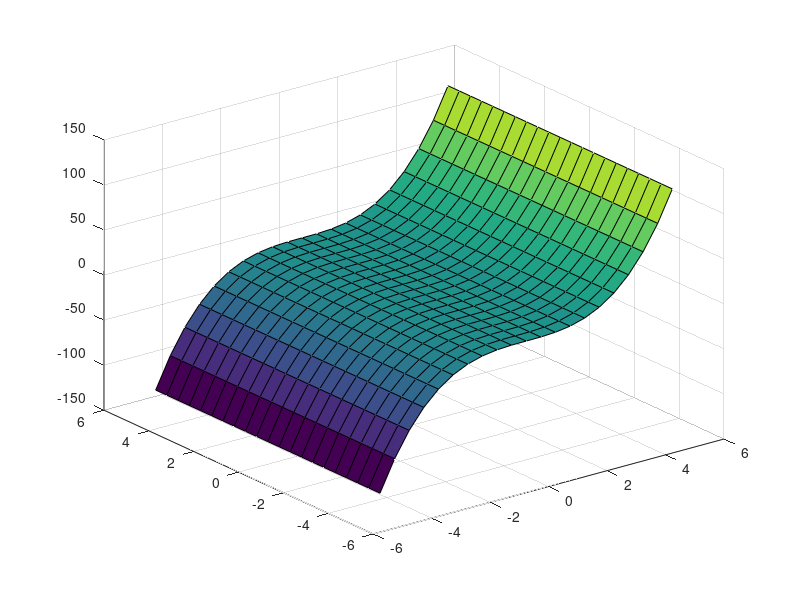

Write MATLAB code to recreate this figure. (Note: this script raises an error after producing the figure.)
% 1. Define the x and y grid
[X, Y] = meshgrid(-5:0.5:5, -5:0.5:5);   % Slightly coarser grid for arrows

% 2. Calculate the cubic functions
Z1 = X.^3;
Z2 = Y.^3;

%% -------- FIGURE 1: f(x,y) = x^3 --------
figure(1);
surf(X,Y,Z1);
colormap(parula);
shading interp;
hold on;

% Gradient: [3x^2, 0]
dfdx = 3*X.^2;
dfdy = zeros(size(X));

% Normalize arrows (optional, for better visualization)
mag = sqrt(dfdx.^2 + dfdy.^2);
dfdx = dfdx ./ (mag + eps);
dfdy = dfdy ./ (mag + eps);

% Overlay gradient vectors
quiver3(X,Y,Z1,dfdx,dfdy,zeros(size(Z1)),0.5,'k','LineWidth',1.2);

xlabel('X Axis (The Cubic S-Curve Changes Here)');
ylabel('Y Axis (Flat / Stays Constant)');
zlabel('Z Axis (Z = X^3)');
title('Surface Plot of f(x,y)=x^3 with Gradient Vectors');
grid on;
view(3);

%% -------- FIGURE 2: f(x,y) = y^3 --------
figure(2);
surf(X,Y,Z2);
colormap(hot);
shading interp;
hold on;

% Gradient: [0, 3y^2]
dfdx = zeros(size(X));
dfdy = 3*Y.^2;

% Normalize arrows
mag = sqrt(dfdx.^2 + dfdy.^2);
dfdx = dfdx ./ (mag + eps);
dfdy = dfdy ./ (mag + eps);

% Overlay gradient vectors
quiver3(X,Y,Z2,dfdx,dfdy,zeros(size(Z2)),0.5,'k','LineWidth',1.2);

xlabel('X Axis (Flat / Stays Constant)');
ylabel('Y Axis (The Cubic S-Curve Changes Here)');
zlabel('Z Axis (Z = Y^3)');
title('Surface Plot of f(x,y)=y^3 with Gradient Vectors');
grid on;
view(3);
